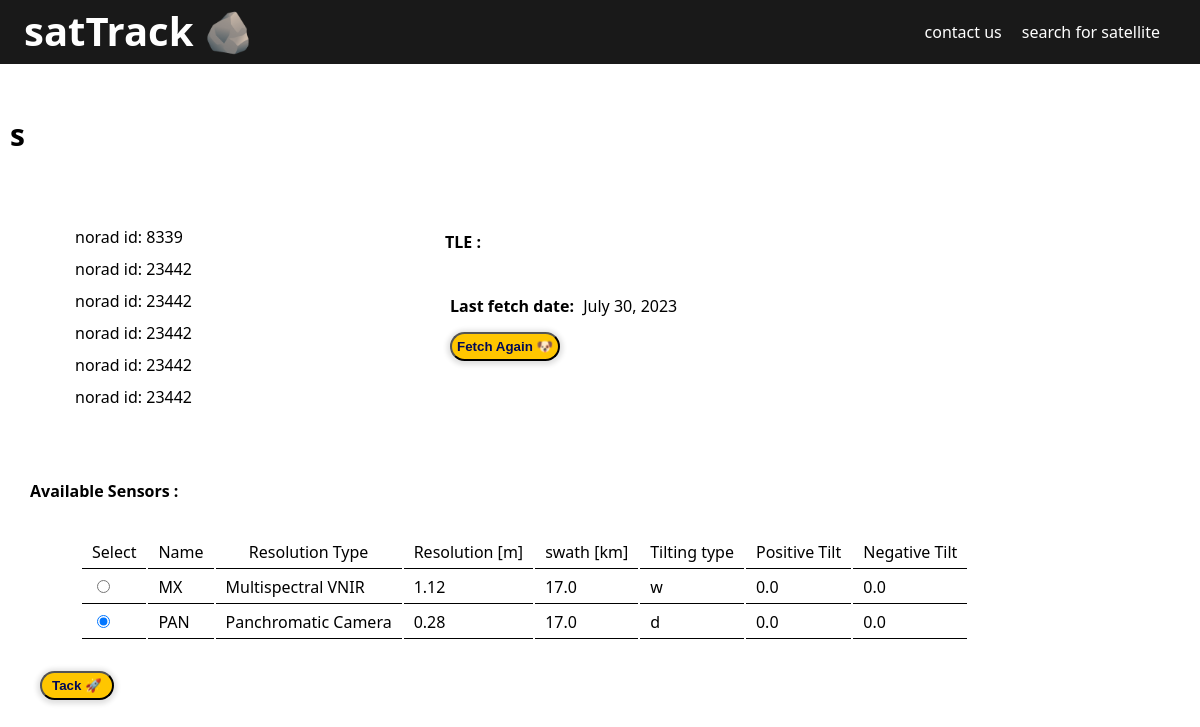
/sat/8339, run on the app's committed database.
### satTrack/models.py (models this page shows, shortened)
class Satellite(models.Model):
    norad_id = models.IntegerField('NORAD ID', primary_key=True)
    name = models.CharField('Satellite Name', max_length=20)
    manufacturer = models.CharField('Manufacturer', max_length=15, default='')
    satellite_type = models.CharField('Satellite type', max_length=30, default='')
    description = models.TextField('About Satellite', default='')
    tle = models.TextField("Satellite Tle" ,default='', editable=False)
    launch_date = models.DateField('Launch Date', default=datetime.now())
    launch_site = models.CharField('Launch Site', max_length=50, default='not provided')
    last_tle_update = models.DateField('Launch Date', default=datetime.now(),editable=False)
    swath = models.FloatField('Swath [km]', default=0)
    status = models.CharField('Status',max_length=20, choices = STATUS_CHOICES, default='IN ORBIT')
    orbit = models.CharField('Orbit Type', max_length=20, default='')
    orbital_period = models.FloatField('Orbital Period [m]', default=0)
    inclination = models.FloatField('Inclination [°]', default=0)
    perigee = models.FloatField('Perigee', default=0)
    apogee = models.FloatField('Apogee', default=0)
    sensors = models.ManyToManyField(Sensor)

class Sensor(models.Model):
    name = models.CharField('Sensor Name', max_length=20)
    resolution_type = models.CharField('Resolution Type', max_length=30, default='')
    resolution_value = models.FloatField('Resolution [m]', default=0)
    swath = models.FloatField('Swath [km]', default=0)
    tilting_type = models.CharField('Tilting Type', max_length=20, default='')
    positive_tilting = models.FloatField('Positive Tilting', default=0)
    negative_tilting = models.FloatField('Negative Tilting', default=0)

### satTrack/views.py (the view)
# urls.py: path('sat/<int:norad_id>', sensor_list, name="detail_view"),
def sensor_list(request, norad_id):
    satellite = Satellite.objects.get(pk=norad_id)
    sensors = satellite.sensors.all()
    context = { 'satellite': satellite ,'sensors': sensors}
    return render(request, 'sensors.html', context)

### templates/sensors.html (shortened to what this page needs)
{% extends 'base.html' %}
{% block content %}
<h3 class="sat-name">{{ satellite.name }}</h3>
  <div class="satellite_details">
    <ul class="sat-data">
      <li>norad id: {{ satellite.norad_id }}</li>
      <li>norad id: 23442</li>
      <li>norad id: 23442</li>
      <li>norad id: 23442</li>
      <li>norad id: 23442</li>
      <li>norad id: 23442</li>
    </ul>
    <div class="sat-tle">
      <h4>TLE :</h4>
      <div class="tle">{{ satellite.tle }}</div>
      <div class="last-fetch" ><b>Last fetch date: </b> {{ satellite.last_tle_update }}</div>
      <button id="fetch_tle" type="button">Fetch Again 🐶</button>
    </div>
  </div>
  <div class="sensors">
    <h4 class="sensor_head">Available Sensors :</h6>
    <table class="t3">
      <tr>
        <th>Select</th><th>Name</th><th>Resolution Type</th><th>Resolution [m]</th><th>swath [km]</th><th>Tilting type</th><th>Positive Tilt</th><th>Negative Tilt</th>
      </tr>
      {% for sensor in sensors %}
      <tr>
        <td><input type="radio" name="sensor" id="0" value="{{ sensor.name }}" checked="checked"></td>
        <td>{{ sensor.name }}</td>
        <td>{{ sensor.resolution_type }}</td>
        <td>{{ sensor.resolution_value }}</td>
        <td>{{ sensor.swath }}</td>
        <td>{{ sensor.tilting_type }}</td>
        <td>{{ sensor.positive_tilting }}</td>
        <td>{{ sensor.negative_tilting }}</td>
      </tr>
      {% endfor %}
    </table>
    <button onclick="get_tracking()">Tack 🚀</button>
  </div>
{% endblock content %}

### templates/sensors.html (style rules this page uses)
.sat-tle { width: 680px; }
.satellite_details { display: flex; justify-content: space-between; padding: 0px 30px; }
.sat-data li { padding: 5px; }
.sat-tle * { padding: 5px; }
.sat-tle { padding-right: 50px; }
button { margin: 10px; background-color: #ffc600; color: rgb(0, 9, 86); font-weight: 600; border-radius: 40px; padding: 5px 10px; box-shadow: 0px 1px 5px 3px rgba(0,0,0,0.12); }
.t3 { padding: 10px; margin: 10px 40px; }
.t3 th { font-weight: 400; }
.t3 th, .t3 td { border-bottom : 1px solid black; padding: 5px 10px; }
.sensors { padding: 30px; }

### templates/base.html (style rules this page uses)
body { margin: 0px; font-family: system-ui, -apple-system, BlinkMacSystemFont, 'Segoe UI', Roboto, Oxygen, Ubuntu, Cantarell, 'Open Sans', 'Helvetica Neue', sans-serif; }
li { text-decoration: none; list-style: none; }
.sat-name { font-size: 30px; font-weight: 700; padding: 20px 10px; }

### data on the page
Satellite: name "s", norad_id "8339", last_tle_update "July 30, 2023"
Sensor: name "MX", resolution_type "Multispectral VNIR", resolution_value "1.12", swath "17.0", tilting_type "w", positive_tilting "0.0", negative_tilting "0.0"
Sensor: name "PAN", resolution_type "Panchromatic Camera", resolution_value "0.28", swath "17.0", tilting_type "d", positive_tilting "0.0", negative_tilting "0.0"
